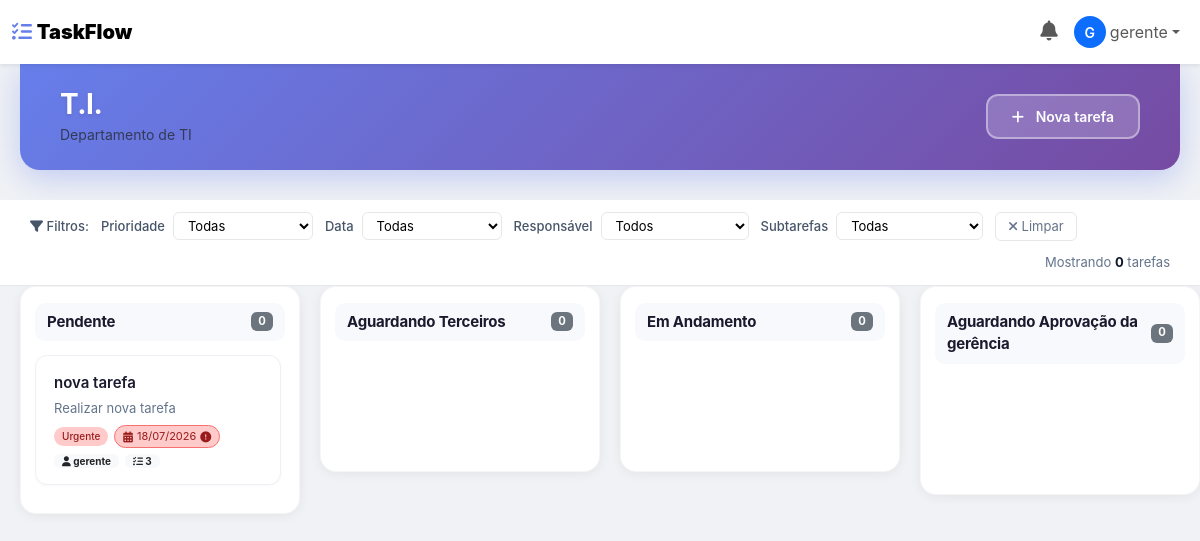
Page /board/1/?open_task=13 (signed in) on the committed database.
### main/models.py (models this page shows, shortened)
class User(AbstractUser):
    TIPOS = (
        ("admin", "Administrador"),
        ("gerente", "Gerente"),
        ("usuario", "Usuário"),
    )
    tipo = models.CharField(
        max_length=20,
        choices=TIPOS,
        default="usuario"
    )
    workspace = models.ForeignKey(
        "Workspace",
        on_delete=models.SET_NULL,
        null=True,
        blank=True,
        related_name="usuarios"
    )

class Board(models.Model):
    workspace = models.ForeignKey(
        Workspace,
        on_delete=models.CASCADE,
        related_name="boards"
    )
    nome = models.CharField(
        max_length=100
    )
    descricao = models.TextField(
        blank=True
    )
    privado = models.BooleanField(
        default=False
    )
    criado_em = models.DateTimeField(
        auto_now_add=True
    )

class Status(models.Model):
    workflow = models.ForeignKey(
        Workflow,
        on_delete=models.CASCADE,
        related_name="status"
    )
    nome = models.CharField(
        max_length=100
    )
    ordem = models.PositiveIntegerField(
        default=0
    )
    cor = models.CharField(
        max_length=20,
        default="#000000"
    )
    class Meta:
        ordering = [
            "ordem"
        ]

class Task(models.Model):
    PRIORIDADES = (
        ("baixa", "Baixa"),
        ("media", "Média"),
        ("alta", "Alta"),
        ("urgente", "Urgente"),
    )
    board = models.ForeignKey(
        Board,
        on_delete=models.CASCADE,
        related_name="tarefas"
    )
    workflow = models.ForeignKey(
        Workflow,
        on_delete=models.PROTECT,
        related_name="tarefas"
    )
    titulo = models.CharField(
        max_length=200
    )
    descricao = models.TextField(
        blank=True
    )
    prioridade = models.CharField(
        max_length=20,
        choices=PRIORIDADES,
        default="media"
    )
    status = models.ForeignKey(
        Status,
        on_delete=models.PROTECT,
        related_name="tasks"
    )
    responsavel = models.ForeignKey(
        User,
        on_delete=models.SET_NULL,
        null=True,
        blank=True,
        related_name="tarefas_responsaveis"
    )
    criado_por = models.ForeignKey(
        User,
        on_delete=models.SET_NULL,
        null=True,
        blank=True,
        related_name="tarefas_criadas"
    )
    atualizado_por = models.ForeignKey(
        User,
        on_delete=models.SET_NULL,
        null=True,
        blank=True,
        related_name="tarefas_atualizadas"
    )
    ordem = models.PositiveIntegerField(
        default=0
    )
    data_entrega = models.DateField(
        null=True,
        blank=True
    )
    criado_em = models.DateTimeField(
        auto_now_add=True
    )
    atualizado_em = models.DateTimeField(
        auto_now=True
    )
    class Meta:
        ordering = ["ordem"]

### main/views.py (the view)
# urls.py: path("board/<int:board_id>/", board_view, name="board"),
@login_required
@board_access_required
def board_view(request, board_id):
    board = get_object_or_404(Board, id=board_id)
    usuario = request.user
    if not check_permission_user_board(usuario, board):
        messages.error(request, "Você não tem permissão para acessar este setor.")
        return redirect("home")
    status_list = Status.objects.filter(
        workflow__board=board
    ).order_by("ordem").prefetch_related(
        "tasks__subtasks",
        "tasks__comments",
        "tasks__history"
    )
    membros_ids = BoardMember.objects.filter(
        board=board
    ).values_list('usuario_id', flat=True)
    usuarios_board = User.objects.filter(
        id__in=membros_ids,
        workspace=usuario.workspace,
        is_active=True
    ).order_by('first_name', 'last_name')
    if usuario not in usuarios_board:
        usuarios_board = usuarios_board | User.objects.filter(id=usuario.id)
    usuarios = User.objects.filter(
        workspace=request.user.workspace,
        is_active=True
    )
    from datetime import date, timedelta
    today = date.today()
    today_plus_3 = today + timedelta(days=3)
    open_task_id = request.GET.get('open_task')
    return render(
        request,
        "board.html",
        {
            "board": board,
            "status_list": status_list,
            "usuarios": usuarios,
            "usuarios_board": usuarios_board,
            "user_tipo": usuario.tipo,
            "today": today,
            "today_plus_3": today_plus_3,
            "open_task_id": open_task_id,
        }
    )

### main/templates/board.html (shortened to what this page needs)
{% load static %}
<!DOCTYPE html>
<html lang="pt-br">
<head>
    <link href="https://cdn.jsdelivr.net/npm/bootstrap@5.3.3/dist/css/bootstrap.min.css" rel="stylesheet">
    <link rel="stylesheet" href="https://cdnjs.cloudflare.com/ajax/libs/font-awesome/6.4.0/css/all.min.css">
    <link rel="stylesheet" href="https://cdnjs.cloudflare.com/ajax/libs/at.js/1.5.4/css/jquery.atwho.min.css">
    <link rel="stylesheet" href="{% static 'css/board.css' %}">
</head>
<body>
    {% include 'navbar.html' %}
    <div class="board-header d-flex justify-content-between align-items-center">
        <div>
            <h2 class="mb-0">{{ board.nome }}</h2>
            <small class="text-muted">{{ board.descricao|default:"Sem descrição" }}</small>
        </div>
        <button class="btn btn-primary" data-bs-toggle="modal" data-bs-target="#addTaskModal">
            <i class="fas fa-plus"></i> Nova tarefa
        </button>
    </div>
    <div class="filters-section" id="filtersSection">
        <div class="filter-group">
            <label><i class="fas fa-filter"></i> Filtros:</label>
        </div>
        <div class="filter-group">
            <label>Prioridade</label>
            <select id="filterPriority">
                <option value="all">Todas</option>
            </select>
        </div>
        <div class="filter-group">
            <label>Data</label>
            <select id="filterDueDate">
                <option value="all">Todas</option>
            </select>
        </div>
        <div class="filter-group">
            <label>Responsável</label>
            <select id="filterResponsavel">
                <option value="all">Todos</option>
            </select>
        </div>
        <div class="filter-group">
            <label>Subtarefas</label>
            <select id="filterSubtasks">
                <option value="all">Todas</option>
            </select>
        </div>
        <button class="clear-filters" onclick="clearFilters()">
            <i class="fas fa-times"></i> Limpar
        </button>
        <span class="filter-stats" id="filterStats">
            Mostrando <strong id="visibleCount">0</strong> tarefas
        </span>
    </div>
    <div class="kanban-container" id="kanbanContainer">
        {% for status in status_list %}
        <div class="kanban-column" data-status="{{ status.id }}" data-status-name="{{ status.nome }}">
            <div class="column-title">
                {{ status.nome }}
                <span class="badge bg-secondary float-end" id="count-{{ status.id }}">0</span>
            </div>
            <div class="tasks" id="tasks-{{ status.id }}" data-status="{{ status.id }}">
                {% for task in status.tasks.all %}
                <div class="task-card"
                     data-task-id="{{ task.id }}"
                     data-prioridade="{{ task.prioridade }}"
                     data-responsavel="{{ task.responsavel.id|default:'unassigned' }}"
                     data-data-entrega="{{ task.data_entrega|date:'Y-m-d'|default:'' }}"
                     draggable="true"
                     onclick="openTaskModal({{ task.id }})">
                    <h4>{{ task.titulo }}</h4>
                    {% if task.descricao %}
                    <div class="task-description">{{ task.descricao|truncatechars:60 }}</div>
                    {% endif %}
                    <div class="task-meta">
                        <span class="priority-badge priority-{{ task.prioridade }}">
                            {{ task.get_prioridade_display }}
                        </span>
                        {% if task.data_entrega %}
                        <span class="due-date {% if task.data_entrega < today %}overdue{% elif task.data_entrega == today %}today{% elif task.data_entrega <= today_plus_3 %}soon{% endif %}">
                            <i class="fas fa-calendar-alt"></i>
                            {{ task.data_entrega|date:"d/m/Y" }}
                            {% if task.data_entrega < today %}
                            <i class="fas fa-exclamation-circle"></i>
                            {% endif %}
                        </span>
                        {% endif %}
                        {% if task.responsavel %}
                        <span class="badge bg-light text-dark">
                            <i class="fas fa-user"></i> {{ task.responsavel.get_full_name|default:task.responsavel.username }}
                        </span>
                        {% endif %}
                        {% with total=task.subtasks.count %}
                        {% if total > 0 %}
                        <span class="badge bg-light text-dark subtask-count-badge">
                            <i class="fas fa-tasks"></i> {{ total }}
                        </span>
                        {% endif %}
                        {% endwith %}
                    </div>
                </div>
                {% endfor %}
            </div>
        </div>
        {% endfor %}
    </div>
</body>
</html>

### main/templates/navbar.html (shortened to what this page needs)
<nav class="navbar navbar-expand-lg navbar-light bg-white shadow-sm">
    <div class="container-fluid">
        <a class="navbar-brand fw-bold" href="{% url 'home' %}">
            <i class="fas fa-tasks" style="color: #667eea;"></i>
            <strong>TaskFlow</strong>
        </a>
        <div class="collapse navbar-collapse" id="navbarNav">
            <ul class="navbar-nav ms-auto align-items-center">
                <li class="nav-item dropdown" id="notificacoes-dropdown">
                    <a class="nav-link position-relative" href="#" role="button" data-bs-toggle="dropdown" aria-expanded="false" id="sino-notificacoes">
                        <i class="fas fa-bell" style="font-size: 20px;"></i>
                    </a>
                </li>
                <li class="nav-item dropdown">
                    <a class="nav-link dropdown-toggle d-flex align-items-center" href="#" role="button" data-bs-toggle="dropdown">
                        {% if user.avatar %}
                        <img src="{{ user.avatar.url }}" alt="Avatar" class="rounded-circle me-1" style="width: 32px; height: 32px; object-fit: cover;">
                        {% else %}
                        <div class="rounded-circle bg-primary text-white d-inline-flex align-items-center justify-content-center me-1" style="width: 32px; height: 32px; font-size: 14px; font-weight: 600;">
                            {{ user.first_name|first|default:user.username|first|upper }}
                        </div>
                        {% endif %}
                        <span class="d-none d-md-inline">
                            {{ user.first_name|default:user.username }}
                        </span>
                    </a>
                </li>
            </ul>
        </div>
    </div>
</nav>

### static/css/board.css (style rules this page uses)
* { box-sizing: border-box; }
body { background: #f0f2f5; font-family: 'Inter', -apple-system, BlinkMacSystemFont, 'Segoe UI', Roboto, sans-serif; margin: 0; padding: 0; }
.board-header { background: linear-gradient(135deg, #667eea 0%, #764ba2 100%); padding: 24px 40px; border-radius: 0 0 20px 20px; margin: 0 20px 30px 20px; box-shadow: 0 8px 32px rgba(102, 126, 234, 0.35); display: flex; justify-content: space-between; align-items: center; flex-wrap: wrap; gap: 15px; }
.board-header h2 { color: #ffffff; font-size: 28px; font-weight: 700; margin: 0; letter-spacing: -0.5px; text-shadow: 0 2px 4px rgba(0, 0, 0, 0.1); }
.board-header .btn-primary { background: rgba(255, 255, 255, 0.2); border: 2px solid rgba(255, 255, 255, 0.4); color: #fff; padding: 10px 24px; border-radius: 12px; font-weight: 600; font-size: 14px; transition: all 0.3s ease; backdrop-filter: blur(10px); }
.board-header .btn-primary i { margin-right: 8px; }
.kanban-container { display: flex; gap: 20px; padding: 0 20px 30px 20px; overflow-x: auto; min-height: calc(100vh - 200px); align-items: flex-start; }
.kanban-column { flex: 0 0 320px; min-width: 280px; max-width: 380px; background: #ffffff; border-radius: 16px; padding: 16px 14px; box-shadow: 0 2px 12px rgba(0, 0, 0, 0.06); border: 1px solid rgba(0, 0, 0, 0.04); transition: all 0.3s ease; max-height: calc(100vh - 200px); display: flex; flex-direction: column; }
.column-title { font-size: 15px; font-weight: 700; color: #1a1a2e; padding: 8px 12px; margin-bottom: 14px; border-radius: 10px; display: flex; justify-content: space-between; align-items: center; background: #f8f9fc; letter-spacing: -0.2px; flex-shrink: 0; }
.tasks { flex: 1; overflow-y: auto; padding-right: 4px; min-height: 100px; max-height: calc(100vh - 280px); }
.task-card { background: #ffffff; border-radius: 12px; padding: 16px 18px; margin-bottom: 12px; border: 1px solid #eef0f5; cursor: grab; transition: all 0.25s ease; position: relative; box-shadow: 0 1px 3px rgba(0, 0, 0, 0.03); }
.task-card h4 { font-size: 15px; font-weight: 600; color: #1a1a2e; margin: 0 0 6px 0; line-height: 1.4; display: -webkit-box; -webkit-line-clamp: 2; -webkit-box-orient: vertical; overflow: hidden; }
.task-card .task-description { font-size: 13px; color: #64748b; margin: 0 0 8px 0; line-height: 1.4; display: -webkit-box; -webkit-line-clamp: 2; -webkit-box-orient: vertical; overflow: hidden; }
.task-card .task-meta { display: flex; flex-wrap: wrap; align-items: center; gap: 6px; font-size: 12px; color: #64748b; margin-top: 4px; }
.task-card .task-meta .badge { font-size: 10px; padding: 2px 8px; }
.priority-badge { font-size: 10px; padding: 2px 8px; border-radius: 12px; font-weight: 500; }
.priority-urgente { background: #fecaca; color: #991b1b; }
.due-date { font-size: 11px; padding: 2px 8px; border-radius: 12px; border: 1px solid #e5e7eb; background: #f8fafc; display: inline-flex; align-items: center; gap: 4px; }
.due-date.overdue { background: #fecaca; border-color: #f87171; color: #991b1b; }
.filters-section { background: white; padding: 12px 30px; border-bottom: 1px solid #e5e7eb; display: flex; flex-wrap: wrap; align-items: center; gap: 12px; }
.filters-section .filter-group { display: flex; align-items: center; gap: 8px; }
.filters-section .filter-group label { font-size: 13px; font-weight: 500; color: #475569; margin: 0; white-space: nowrap; }
.filters-section .filter-group select, .filters-section .filter-group input { font-size: 13px; padding: 4px 10px; border-radius: 6px; border: 1px solid #e5e7eb; background: white; min-width: 140px; }
.filters-section .clear-filters { font-size: 13px; color: #64748b; cursor: pointer; padding: 4px 12px; border-radius: 6px; border: 1px solid #e5e7eb; background: white; transition: all 0.2s; }
.filters-section .filter-stats { font-size: 13px; color: #64748b; margin-left: auto; }
.filters-section .filter-stats strong { color: #0f172a; }
@media (max-width: 1200px) { .kanban-column { flex: 0 0 280px; min-width: 260px; } }

### rows in the picture
User: first_name|first "G", first_name "gerente"
Board: nome "T.I.", descricao "Departamento de TI"
Status: nome "Pendente"
Task: titulo "nova tarefa", descricao "Realizar nova tarefa", prioridade "Urgente", data_entrega "18/07/2026", responsavel.get_full_name "gerente", subtasks.count "3"
Status: nome "Aguardando Terceiros"
Status: nome "Em Andamento"
Status: nome "Aguardando Aprovação da gerência"
